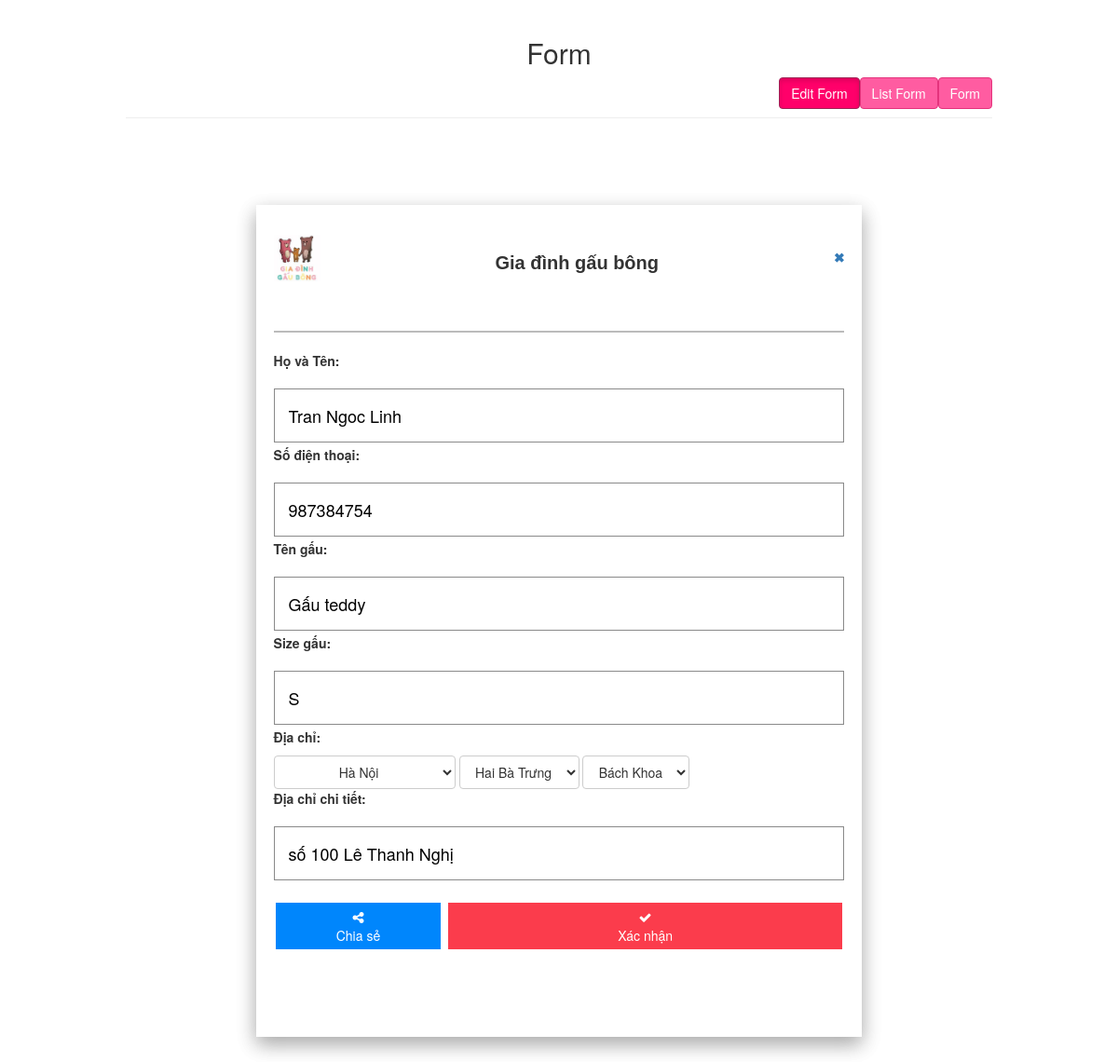
Page /edit_form.php?edit=1 on the committed database.
### tables this page shows
CREATE TABLE IF NOT EXISTS `form_gdgb` (
  `ThoigianTao` DATETIME DEFAULT CURRENT_TIMESTAMP,
  `FormId` int NOT NULL AUTO_INCREMENT, 
  `HovaTen` varchar(100) NOT NULL,
  `Sdt` int(20) NOT NULL,
  `TenGau` varchar(50) NOT NULL,
  `SizeGau` varchar(20) NOT NULL,
  `TenTinhTPh` varchar(30),
  `TenQuanHuyen` varchar(30),
  `TenPhuongXa` varchar(30),
  `DiaChiChiTiet` text,
  PRIMARY KEY (`FormId`)
);

### control.php (called while the page is built, shortened)
<?php
include('connect.php');
class data
{
	public function select_form($id)
	{
		global $conn;
		$sql="select * from form_gdgb where FormId=$id";
		$run=mysqli_query($conn,$sql);
		$data=array();
		while($rows=mysqli_fetch_array($run))
		{$data[]=$rows;}
		return $data;
	}
}
?>

### edit_form.php (the view, shortened to what this page needs)
<?php
require ('control.php');
$id=$_GET['edit'];
$get_data= new data();
$select_form=$get_data->select_form($id);
 foreach($select_form as $se_form)
{
 }
?>
<!DOCTYPE HTML>
<html>
    <link rel="stylesheet" href="css/style.css">
    <link rel="stylesheet" href="css/style1.css">
    <link rel="stylesheet" href="https://cdnjs.cloudflare.com/ajax/libs/font-awesome/4.7.0/css/font-awesome.min.css">
</head>
<body>
<div class="wrapper">
        <div class="container-fluid">
            <div class="row">
                <div class="col-md-12">
                    <div class="page-header clearfix">
                        <h2 class="text-center primary">Form</h2>
                        <a href="index.php" class="btn btn-primary pull-right">Form</a>
                        <a href="list_form.php" class="btn btn-primary pull-right">List Form</a>
						<a href="edit_form.php" class="btn btn-primary pull-right active">Edit Form</a>
                    </div>
<div class="content">
    <table style="width:100%">
      <tr>
        <th><div class="polaroid"><img src="img/giadinhgaubonglogo.jpg" alt="Gia dinh gau bong" style="width:50px"></div></th>
        <th><h2 style="text-align:center;font-size: 20px;width:100%"><b>Gia đình gấu bông</b></h2></th>
        <th style="text-align:right;width:13%"><a href="list_form.php">&#10006;</a></th>
    </tr>
        </table style="width:100%">
        <br>
        <hr class="line1">
        <form method="post" enctype="multipart/form-data">
            <p><b>Họ và Tên:</b></p>
            <input type="text" id="hvt" name="hvt" class="textbox" value="<?php echo $se_form['HovaTen'];?>" placeholder="Nhập họ và tên"><br>
            <p><b>Số điện thoại:</b></p>
            <input type="text" id="sdt" name="sdt" class="textbox" value="<?php echo $se_form['Sdt'];?>" placeholder="Nhập số điện thoại">
            <p><b>Tên gấu:</b></p>
            <input type="text" id="tengau" name="tengau" class="textbox" value="<?php echo $se_form['TenGau'];?>"placeholder="Nhập tên gấu">
            <p><b>Size gấu:</b></p>
            <input type="text" id="sizegau" name="sizegau" class="textbox" value="<?php echo $se_form['SizeGau'];?>" placeholder="Nhập size gấu">
            <p><b>Địa chỉ:</b></p>
            <select class="btn btn-default dropdown-toggle" name="tinhtp" id="tinhtp">
                <option value=""><?php echo $se_form['TenTinhTPh'];?></option>
            </select>
                <select class="btn btn-default dropdown-toggle" id="quanhuyen" name="quanhuyen" <?php echo $se_form['TenQuanHuyen'];?>>
                    <option value=""><?php echo $se_form['TenQuanHuyen'];?></option>
                </select>
                <select class="btn btn-default dropdown-toggle" id="phuongxa" name="phuongxa" <?php echo $se_form['TenPhuongXa'];?>>
                    <option value=""><?php echo $se_form['TenPhuongXa'];?></option>
                </select>
            <p><b>Địa chỉ chi tiết:</b></p>
            <input type="text" id="dcct" name="dcct" class="textbox" value="<?php echo $se_form['DiaChiChiTiet'];?>" placeholder="Nhập địa chỉ chi tiết">
            <button class="button buttonblue" name="sharebutton" type="button" href="#" style="width: 29%;"><i class="fa fa-share-alt"></i><br>Chia sẻ</button>
            <button class="buttonlarge buttonred" name="submitbutton" type="submit"style="width: 69%;"><i class="fa fa-check"></i><br>Xác nhận</button>
        </form>
                    </div>
                </div>
            </div>
        </div>
    </div>
</body>
</html>

### css/style1.css (style rules this page uses)
.polaroid { width: 20%; }
.textbox { text-align: left; font-size: 18px; margin-top: 10px; margin-bottom: 3px; margin-right: 10%; height: 15%; width: 100%; border: 0.2px solid rgba(0, 0, 0, 0.459); padding: 15px; }
.content { max-width: 650px; margin: auto; background: white; box-shadow: 0 8px 20px 0 rgba(0, 0, 0, 0.19), 0 8px 20px 0 rgba(0, 0, 0, 0.19); padding-top: 2%; padding-right: 2%; padding-bottom: 10%; padding-left: 2%; margin-top: 10%; margin-bottom: 10%; }
.line1 { border-top: 2px solid #bbb; }
table { font-family: Arial, Helvetica, sans-serif; width: 100%; }
table th { padding-top: 12px; align-content: center; padding-bottom: 12px; }

### edit_form.php (style rules this page uses)
.wrapper { width: 80%; margin: 0 auto; }
.page-header h2 { margin-top: 0; }

### rows in the picture
form_gdgb: hvt "Tran Ngoc Linh", sdt "987384754", tengau "Gấu teddy", sizegau "S", tinhtp "Hà Nội", quanhuyen "Hai Bà Trưng", phuongxa "Bách Khoa", dcct "số 100 Lê Thanh Nghị"
